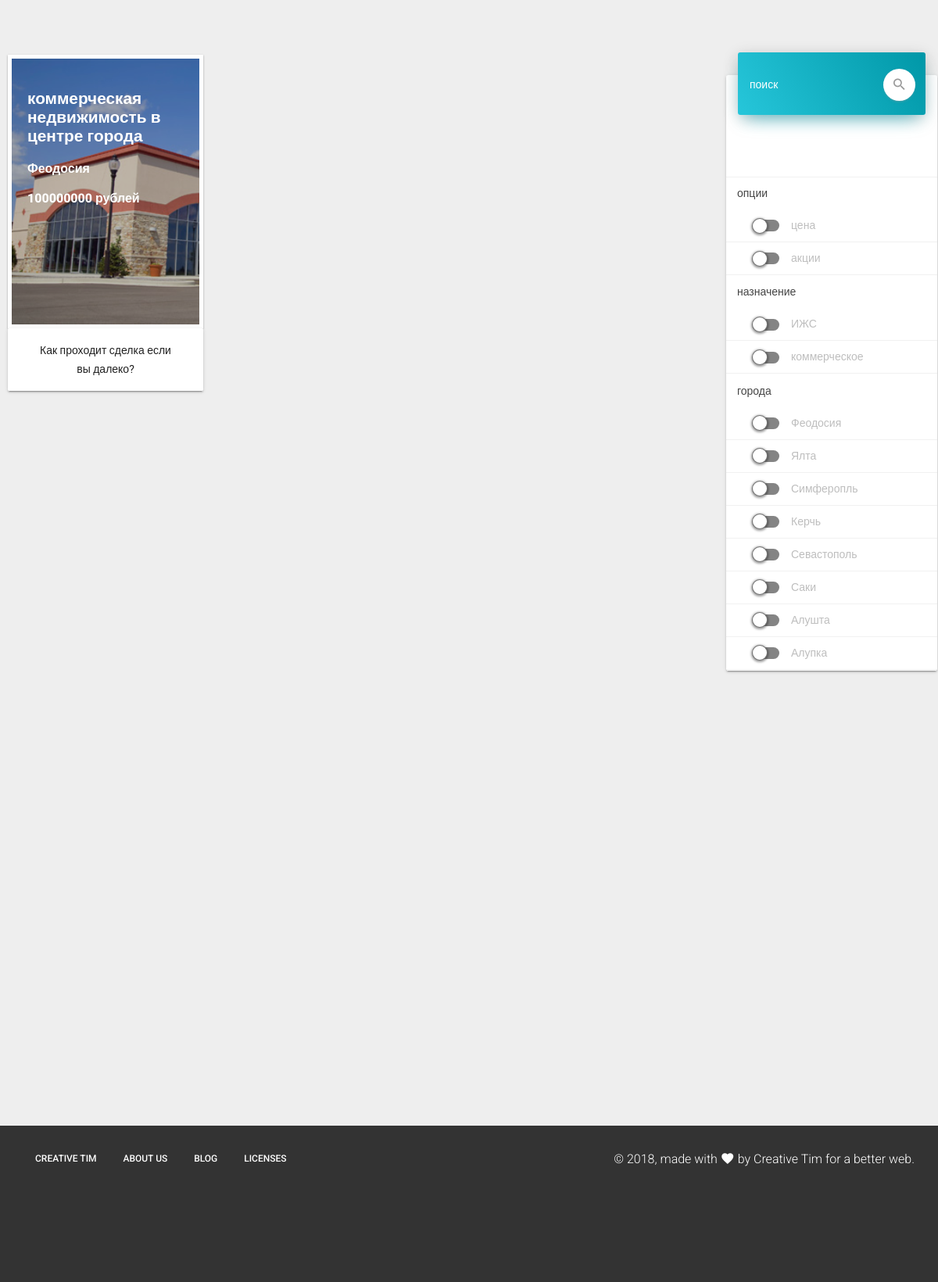
Before: /objects/ with the older database file.
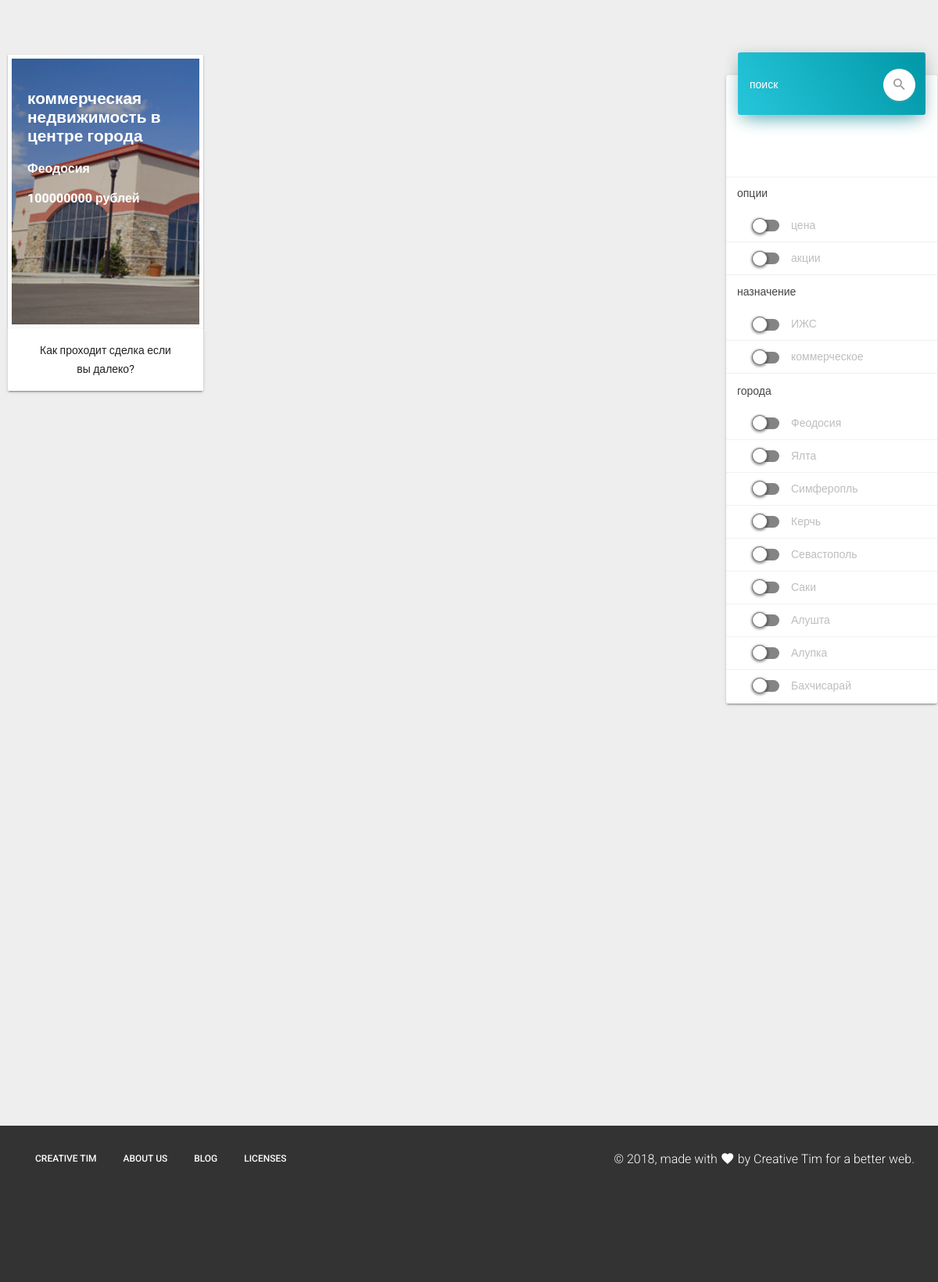
After: the same page with the newer database file.
### agency_app/models.py (models this page shows, shortened)
class Property(models.Model):
    id_prop  = models.CharField(max_length=150, verbose_name=u'id объекта', default=prop_id_generate, blank=True, null=True)
    category = models.ForeignKey(Category, verbose_name=u'категоря')
    stok     = models.ForeignKey('PartnerStok', verbose_name=u'акция', on_delete=models.PROTECT, blank=True, null=True)
    agent    = models.ForeignKey('Agent', verbose_name=u'агент', on_delete=models.PROTECT)
    appointment = models.ForeignKey('Appointement', verbose_name=u'назначение', on_delete=models.PROTECT)
    city     = models.ForeignKey('City', verbose_name=u'город', on_delete=models.PROTECT)
    street   = models.CharField(max_length=150, verbose_name=u'улица', blank=True)
    hnum     = models.CharField(max_length=350, verbose_name=u'номер дома', blank=True)
    romm     = models.CharField(max_length=200, verbose_name=u'кол-во комнат', blank=True)
    title    = models.CharField(max_length=600, verbose_name=u'заголовок')
    slug     = models.SlugField()
    desc     = models.TextField(verbose_name=u'описание')
    image    = models.ImageField(upload_to=generate_filename, verbose_name=u'заглавное изображенe', blank=True, null=True)
    date     = models.DateTimeField(blank=True, null=True, verbose_name=u'дата публикации')
    status   = models.BooleanField(verbose_name=u'рекламировать')
    area     = models.PositiveIntegerField(default=0, verbose_name=u'метраж')
    areafield = models.PositiveIntegerField(default=0, verbose_name=u'площадь')
    flor     = models.PositiveIntegerField(default=1, verbose_name=u'этажи')
    price    = models.PositiveIntegerField(default=0, verbose_name=u'стоимость')
    saler    = models.CharField(max_length=150, verbose_name=u'продавец', blank=True)
    salerphone = models.CharField(max_length=150, verbose_name=u'телефон продавца', blank=True)
    def get_absolute_url(self):
        return reverse('object-detail', kwargs={'category': self.category.slug, 'slug': self.slug})
    class Meta:
        verbose_name = 'объект'
        verbose_name_plural = 'объекты'

class City(models.Model):
    name     = models.CharField(max_length=50, verbose_name=u'город', blank=True)
    slug     = models.SlugField()
    def __str__(self):
        return self.name
    class Meta:
        verbose_name = 'город'
        verbose_name_plural = 'города'

class Qeustions(models.Model):
    quest = models.CharField(max_length=300, null=True, verbose_name=u'вопрос')
    answer = models.CharField(max_length=300, null=True, verbose_name=u'ответ')
    slug  = models.SlugField()
    class Meta:
        verbose_name = 'вопрос'
        verbose_name_plural = 'вопросы'

class Appointement(models.Model):
    appointment = models.CharField(max_length=100, verbose_name=u'назначение')
    slug = models.SlugField()
    def __str__(self):
        return "{}".format(self.appointment)
    class Meta:
        verbose_name = 'назначение'
        verbose_name_plural = 'назначение'

### agency_app/views.py (the view)
# urls.py: url(r'^objects/', ObjectListView.as_view(), name='category-detail'),
class ObjectListView(ListView):
	model = Property
	template_name = 'objects.html'
	def get_context_data(self, *args, **kwargs):
		context = super(ObjectListView, self).get_context_data(*args, **kwargs)
		context['categories'] = Category.objects.all()
		context['articles'] = self.model.objects.all()
		context['pages'] = Pages.objects.all()
		context['cities'] = City.objects.all()
		context['main_media'] = Advertising.objects.all()
		context['question'] = Qeustions.objects.all()
		context['appointment'] = Appointement.objects.all()
		return context

### agency_app/models.py (called while the page is built)
    def __str__(self):
        return self.name

    def __str__(self):
        return  "Акция {}. Партнер {}".format(self.condition, self.company_name)

### agency_app/templates/objects.html (shortened to what this page needs)
{% extends 'index.html' %}
{% load static %}
{% block content %}
   <div class="sticky">
  <section id="slider" class="container">
    <ul class="slider-wrapper">
        {% for add in articles %}
          {% if add.status %}
            <li class="current-slide">
              <a href="{{ add.get_absolute_url }}">
              <img src="{{ add.image.url }}" title="{{ add.title }}" alt=""><div style="width: 100%; height: 100%; background-color: #222; opacity: 0.3; position: absolute; right: 0%"></div>
              <div class="card-img-overlay">
              <h1 style="color: #fff; font-size: 1.3em; font-weight: 800">{{ add.title }}</h1>
              <h1 style="color: #fff; font-size: 1em; font-weight: 800">{{ add.city }}</h1>
              <h1 style="color: #fff; font-size: 1em; font-weight: 800">{{ add.price }} рублей</h1>
              </div>
              </a>
            </li>
          {% endif %}
        {% endfor %}
    </ul>
  </section>
   <div class="sticky-quest questions">
   {% for q in question %}
      <button type="button"  class="card" data-toggle="modal" data-target="#{{ q.slug }}">
                <div class="card-body">
                        {{ q.quest }}
                </div>
        </button>
{% endfor %}
</div>
   </div>
   <div id="sidebar" class="sticky-menu sidebar-menu is_stuck">
     <div class="card card-nav-tabs">
      <form class="form-inline ml-auto" type="submit" method="GET" action='{% url "saerch_view" %}'>
        <div class="card-header card-header-info">
            <div class="form-group no-border">
                <input type="text" class="form-control" placeholder="поиск" name="q">
                </div>
                <button type="submit" class="btn btn-white btn-just-icon btn-round">
                    <i class="material-icons">search</i>
                </button>
        </div>
        <div class="cd-filter-block">
          <ul class="cd-filter-content cd-filters list">
            <li class="price-slider" >
<input type="text" id="amount" class="price-input"/>
          </div>
            <h4 class="text-li-article"> опции </h4>
              <li>
              <div class="togglebutton">
              <label>
                    <span class="toggle" for="price"></span> цена
              </label>
            </div>
            </li>
            <li>
              <div class="togglebutton">
              <label>
                    <span class="toggle" for="tagstock"></span> акции
              </label>
            </div>
            </li>
        </div>
        <div class="cd-filter-block" style="width: 100%;">
          <h4 class="text-li-article"> назначение </h4>
          <ul class="cd-filter-content cd-filters list" style="width: 100%;">
             {% for appoint in appointment %}
             <li>
              <div class="togglebutton">
              <label>
                    <span class="toggle" for="{{ appoint.slug }}"></span>{{ appoint }}
              </label>
            </div>
            </li>
               {% endfor %}
          </ul>
        </div>
        <div class="cd-filter-block" style="width: 100%;">
          <h4 class="text-li-article"> города </h4>
          <ul class="cd-filter-content cd-filters list" style="width: 100%;">
             {% for city in cities %}
             <li>
              <div class="togglebutton">
              <label>
                    <span class="toggle" for="{{ city.slug }}"></span>{{ city }}
              </label>
            </div>
            </li>
               {% endfor %}
          </ul>
        </div>
      </div>
</div>
    <div class="content">
    <section class="cd-gallery" id="CategoryContent">
      {% block contento %}
      <ul class="cd-gallery-price"  id="products">
      </ul>
      {% endblock contento %}
    </section>
    </div>
 {% endblock content %}

Changed rows visible on the page:
added City: name "Бахчисарай"
